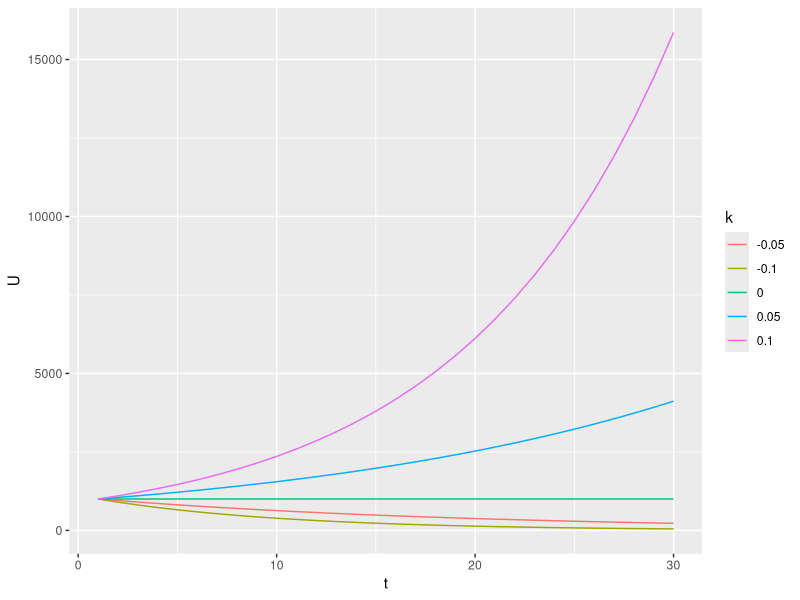

This chart was generated by the following R code:
## ---- chunk 1
knitr::opts_chunk$set(echo = TRUE)
library(data.table)
library(ggplot2)
library(tidyr)
## ---- chunk 2
calc <- function(start, factor, steps) {
  calc_next <- function(a,b) { return(a*(1+factor)); }   
  retVal <- Reduce(calc_next,rep(start,steps),accumulate=TRUE);
  return(retVal);
}

start <- 1000
steps <- 30
k_vals <- c(0.1,0.05,0,-0.05,-0.1)

m <- sapply(k_vals,function(k) { calc(start,k, steps) });
m <- cbind(seq(1,steps),m);
m <- data.frame(m);
names(m) <- c("t",k_vals);

tm <- gather(m,"k","U",2:(length(k_vals)+1));
## ---- chunk 3
p <- ggplot(tm, aes(x=t,y=U,color=k)) + geom_line()
print(p)
